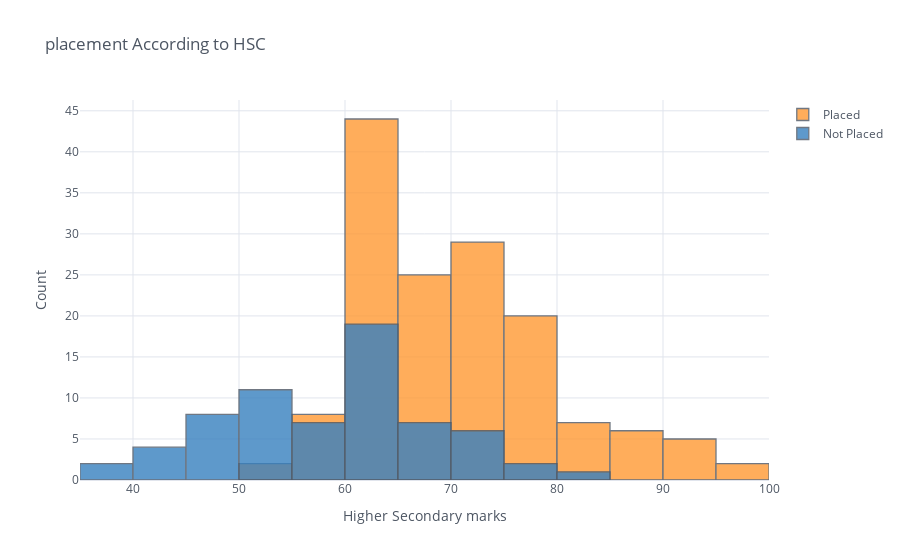

Source (notebook cell):
### Code cell
camp["Placed"]=camp[camp["status"]=="Placed"]["hsc_p"]
camp["Not Placed"]=camp[camp["status"]=="Not Placed"]["hsc_p"]
camp[["Placed","Not Placed"]].iplot(kind="histogram", bins=10, theme="white", title="placement According to HSC",
         xTitle='Higher Secondary marks', yTitle='Count')

### Figure 1 — Plotly figure (JSON) as saved in the notebook; plotly's stock layout.template omitted (floating-point values rounded to 4 significant figures; data arrays with more than 128 entries replaced by an {"elided": "..."} marker saying what was removed)
{"data": [{"histfunc": "count", "histnorm": "", "marker": {"color": "rgba(255, 153, 51, 1.0)", "line": {"color": "#4D5663", "width": 1.3}}, "name": "Placed", "nbinsx": 10, "opacity": 0.8, "orientation": "v", "type": "histogram", "x": {"elided": "215 float values"}}, {"histfunc": "count", "histnorm": "", "marker": {"color": "rgba(55, 128, 191, 1.0)", "line": {"color": "#4D5663", "width": 1.3}}, "name": "Not Placed", "nbinsx": 10, "opacity": 0.8, "orientation": "v", "type": "histogram", "x": {"elided": "215 float values"}}], "layout": {"barmode": "overlay", "legend": {"bgcolor": "#FFFFFF", "font": {"color": "#4D5663"}}, "paper_bgcolor": "#FFFFFF", "plot_bgcolor": "#FFFFFF", "title": {"font": {"color": "#4D5663"}, "text": "placement According to HSC"}, "xaxis": {"gridcolor": "#E1E5ED", "showgrid": true, "tickfont": {"color": "#4D5663"}, "title": {"font": {"color": "#4D5663"}, "text": "Higher Secondary marks"}, "zerolinecolor": "#E1E5ED"}, "yaxis": {"gridcolor": "#E1E5ED", "showgrid": true, "tickfont": {"color": "#4D5663"}, "title": {"font": {"color": "#4D5663"}, "text": "Count"}, "zerolinecolor": "#E1E5ED"}}}
